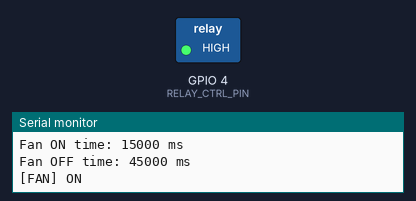
The program below on a simulated ESP32-S3. Parts: switched loads named in the program (green lamp = pin HIGH), the last lines printed to the serial monitor.

Above: at 7.5 s.
At 37.5 s:
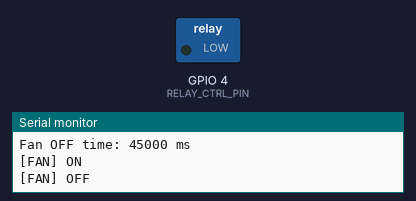
Timing chart, 0 to 78.0 s (numbered marks = the images above):
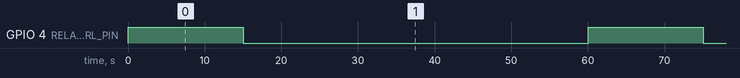

Measured:
- by itself, GPIO 4 (RELAY_CTRL_PIN): alternates HIGH for 15.0 s and LOW for 45.0 s

The program:

main.cpp
```cpp
#include <Arduino.h>
#include <esp_timer.h>

namespace Config
{
  constexpr uint8_t RELAY_CTRL_PIN = 4;

  // Для схеми керування через BC547:
  // GPIO HIGH -> реле увімкнене
  // GPIO LOW  -> реле вимкнене
  constexpr uint8_t RELAY_ON_LEVEL = HIGH;
  constexpr uint8_t RELAY_OFF_LEVEL = LOW;

  // Тестовий режим:
  // повний цикл — 60 секунд;
  // вентилятор працює 15 секунд;
  constexpr uint64_t FAN_PERIOD_MS = 60ULL * 1000ULL;
  constexpr uint64_t FAN_ON_TIME_MS = 15ULL * 1000ULL;

  // Реальний режим:
  // constexpr uint64_t FAN_PERIOD_MS =
  //     60ULL * 60ULL * 1000ULL; // 1 година
  //
  // constexpr uint64_t FAN_ON_TIME_MS =
  //     15ULL * 60ULL * 1000ULL; // 15 хвилин

  constexpr uint64_t FAN_OFF_TIME_MS =
      FAN_PERIOD_MS - FAN_ON_TIME_MS;
}

static_assert(
    Config::FAN_ON_TIME_MS < Config::FAN_PERIOD_MS,
    "Fan ON time must be shorter than the full period");

enum class FanState
{
  Off,
  On
};

esp_timer_handle_t fanTimer = nullptr;
FanState fanState = FanState::Off;

uint64_t millisecondsToMicroseconds(uint64_t milliseconds)
{
  return milliseconds * 1000ULL;
}

void setRelay(bool enabled)
{
  digitalWrite(
      Config::RELAY_CTRL_PIN,
      enabled
          ? Config::RELAY_ON_LEVEL
          : Config::RELAY_OFF_LEVEL);
}

bool startTimer(uint64_t durationMs)
{
  const esp_err_t result = esp_timer_start_once(
      fanTimer,
      millisecondsToMicroseconds(durationMs));

  if (result != ESP_OK)
  {
    Serial.print("[ERROR] Cannot start timer. Error code: ");
    Serial.println(static_cast<int>(result));
    return false;
  }

  return true;
}

void turnFanOn()
{
  fanState = FanState::On;
  setRelay(true);

  Serial.println("[FAN] ON");

  // Після завершення часу роботи callback вимкне вентилятор.
  startTimer(Config::FAN_ON_TIME_MS);
}

void turnFanOff()
{
  fanState = FanState::Off;
  setRelay(false);

  Serial.println("[FAN] OFF");

  // Чекаємо решту години:
  // 60 хвилин - 15 хвилин = 45 хвилин.
  startTimer(Config::FAN_OFF_TIME_MS);
}

void onFanTimer(void *argument)
{
  if (fanState == FanState::On)
  {
    turnFanOff();
  }
  else
  {
    turnFanOn();
  }
}

bool createFanTimer()
{
  const esp_timer_create_args_t timerArguments = {
      .callback = &onFanTimer,
      .arg = nullptr,
      .dispatch_method = ESP_TIMER_TASK,
      .name = "fan_timer",
      .skip_unhandled_events = false};

  const esp_err_t result = esp_timer_create(
      &timerArguments,
      &fanTimer);

  if (result != ESP_OK)
  {
    Serial.print("[ERROR] Cannot create timer. Error code: ");
    Serial.println(static_cast<int>(result));
    return false;
  }

  return true;
}

void setup()
{
  Serial.begin(115200);

  pinMode(Config::RELAY_CTRL_PIN, OUTPUT);
  setRelay(false);

  Serial.println();
  Serial.println("=== Exhaust fan timer ===");

  Serial.print("Full period: ");
  Serial.print(Config::FAN_PERIOD_MS);
  Serial.println(" ms");

  Serial.print("Fan ON time: ");
  Serial.print(Config::FAN_ON_TIME_MS);
  Serial.println(" ms");

  Serial.print("Fan OFF time: ");
  Serial.print(Config::FAN_OFF_TIME_MS);
  Serial.println(" ms");

  if (!createFanTimer())
  {
    Serial.println("[ERROR] Project stopped");
    return;
  }

  // Перший запуск одразу після завантаження ESP32.
  turnFanOn();
}

void loop()
{
  // Порожній навмисно.
  // Керування вентилятором повністю виконує esp_timer.
}
```
